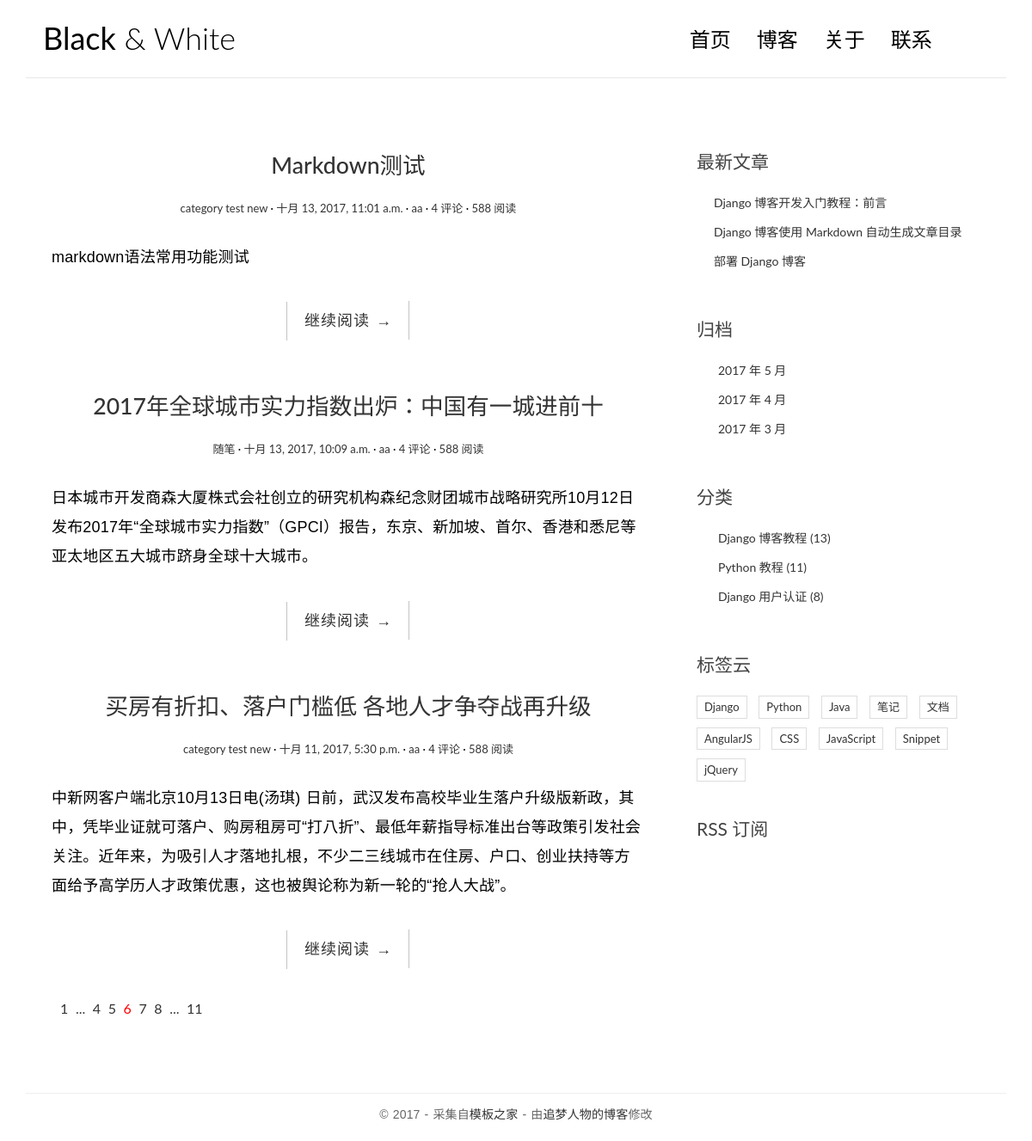
The app's page /, older data.
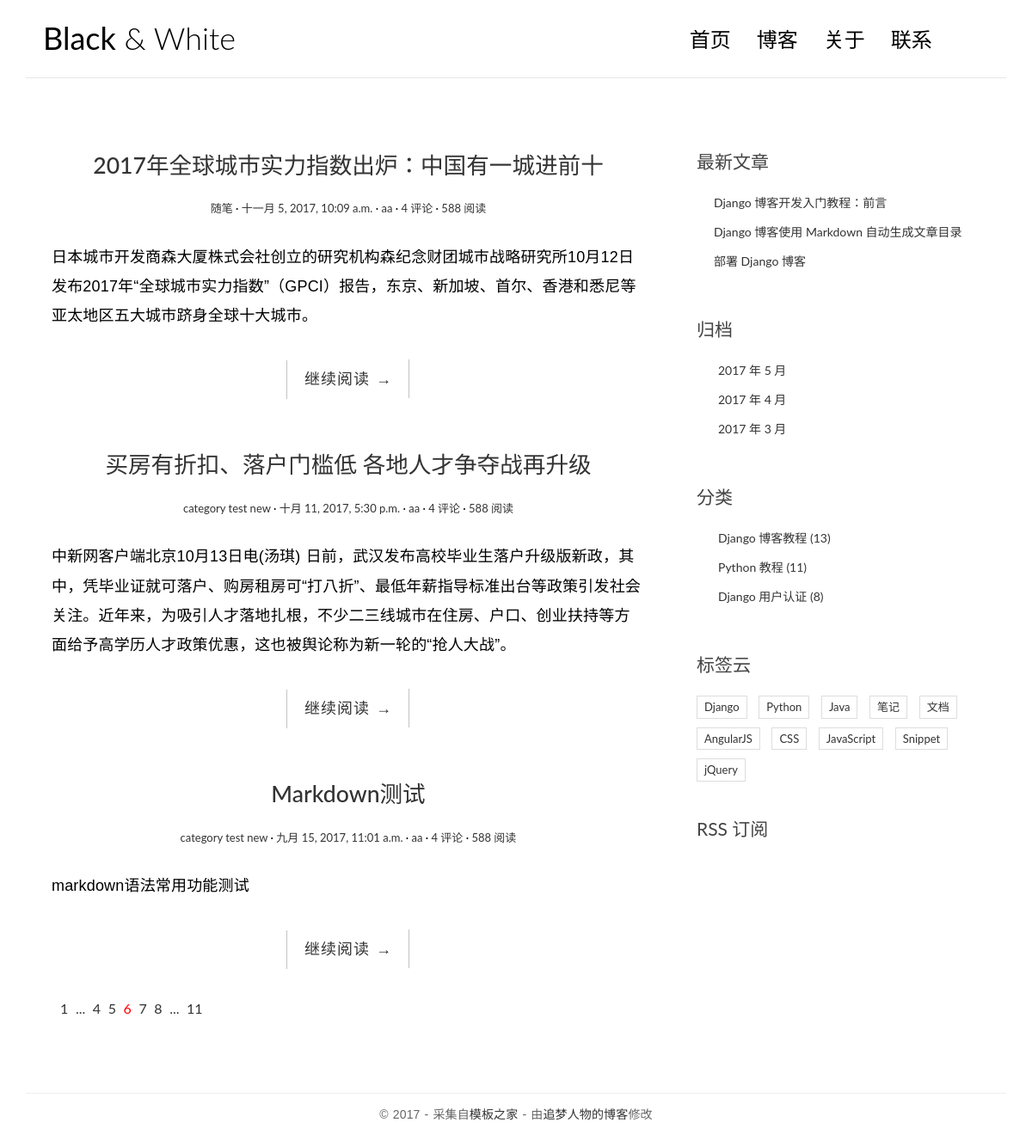
The same page, newer data.
### blog/models.py (models this page shows, shortened)
class Post(models.Model):
    title = models.CharField(max_length=70)
    body = models.TextField()
    created_time = models.DateTimeField()
    modified_time = models.DateTimeField()
    excerpt = models.CharField(max_length=200, blank=True)
    category = models.ForeignKey(Category)
    tags = models.ManyToManyField(Tag, blank=True)
    author = models.ForeignKey(User)
    class Meta:
        ordering = ['-created_time']

class Category(models.Model):
    name = models.CharField(max_length=100)

### blog/views.py (the view)
# urls.py: url(r'^$', views.index, name='index'),
def index(request):
    post_list = Post.objects.all().order_by('-created_time')
    return render(request, 'blog/index.html', context={
        'post_list': post_list
    }
                  )

### templates/blog/index.html (shortened to what the changed rows need)
{% load staticfiles %}
<!DOCTYPE html>
<html>
<head>
    <link rel="stylesheet" href="{% static 'blog/css/bootstrap.min.css' %}">
    <link rel="stylesheet" href="http://code.ionicframework.com/ionicons/2.0.1/css/ionicons.min.css">
    <link rel="stylesheet" href="{% static 'blog/css/pace.css' %}">
    <link rel="stylesheet" href="{% static 'blog/css/custom.css' %}">
</head>
<body>
<div class="container">
    <header id="site-header">
        <div class="row">
            <div class="col-md-4 col-sm-5 col-xs-8">
                <div class="logo">
                    <h1><a href="index.html"><b>Black</b> &amp; White</a></h1>
                </div>
            </div>
        </div>
    </header>
</div>
<div class="content-body">
    <div class="container">
        <div class="row">
            <main class="col-md-8">
			{% for post in post_list %}
                <article class="post post-{{ post.pk }}">
                    <header class="entry-header">
                        <h1 class="entry-title">
                            <a href="single.html">{{ post.title }}</a>
                        </h1>
                        <div class="entry-meta">
                            <span class="post-category"><a href="#">{{ post.category.name }}</a></span>
                            <span class="post-date"><a href="#"><time class="entry-date"
                                                                      datetime="{{ post.created_time }}">{{ post.created_time }}</time></a></span>
                            <span class="post-author"><a href="#">{{ post.author }}</a></span>
                            <span class="comments-link"><a href="#">4 评论</a></span>
                            <span class="views-count"><a href="#">588 阅读</a></span>
                        </div>
                    </header>
                    <div class="entry-content clearfix">
                        <p>{{ post.excerpt }}</p>
                        <div class="read-more cl-effect-14">
                            <a href="#" class="more-link">继续阅读 <span class="meta-nav">→</span></a>
                        </div>
                    </div>
                </article>
			{% empty %}
				<div class="no-post">暂时还没有发布的文章!</div>
			{% endfor %}
            </main>
        </div>
    </div>
</div>
</body>
</html>

Row changes from the older to the newer data that the page shows:
changed Post "2017年全球城市实力指数出炉：中国有一城进前十": created_time "十月 13, 2017, 10:09 a.m." → "十一月 5, 2017, 10:09 a.m."
changed Post "Markdown测试": created_time "十月 13, 2017, 11:01 a.m." → "九月 15, 2017, 11:01 a.m."; moves down the list
